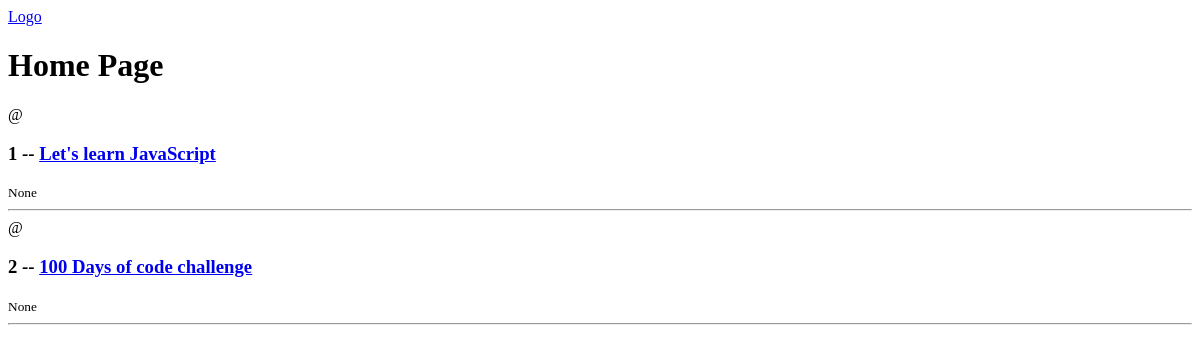
Before: / with the older database file.
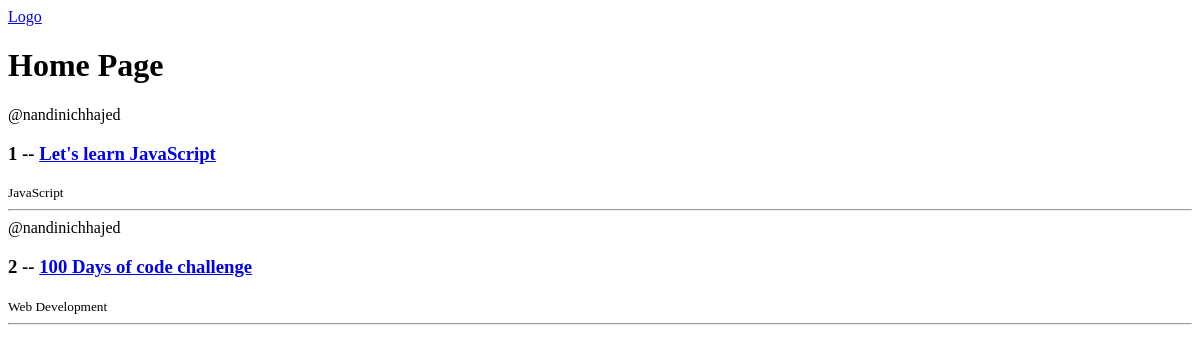
After: the same page with the newer database file.
### base/models.py (models this page shows, shortened)
class Room(models.Model):
    name = models.CharField(max_length=50)
    description = models.TextField(null=True, blank=True)
    host = models.ForeignKey(User, on_delete=models.SET_NULL, null=True)
    topic = models.ForeignKey(Topic, on_delete=models.SET_NULL, null=True)
    updated = models.DateTimeField(auto_now=True)
    created = models.DateTimeField(auto_now_add=True)

class Topic(models.Model):
    name = models.CharField(max_length=250)
    def __str__(self):
        return self.name

### base/views.py (the view)
# urls.py: 2. Add a URL to urlpatterns:  path('', views.home, name='home')
def home(request):
    rooms = Room.objects.all()
    context = {'rooms':rooms}
    return render(request, 'base/home.html', context)

### base/templates/base/home.html
{% extends 'main.html' %}
{% block content %}
<h1>Home Page</h1>
<div>
    <div>
        {% for room in rooms %}
            <div>
                <span>@{{room.host.username}}</span>
                <h3>{{room.id}} -- <a href="{% url 'room' room.id %}">{{room.name}}</a></h3>
                <small>{{room.topic}}</small>
                <hr>
            </div>
        {% endfor %}
    </div>
</div>
{% endblock %}

### templates/main.html (shortened to what this page needs)
<!DOCTYPE html>
<html lang="en">
<head>
</head>
<body>
    {% include 'navbar.html' %}
    {% block content %}
    {% endblock %}
</body>
</html>

### templates/navbar.html
<a href="/">Logo</a>

Changed rows visible on the page:
changed Room "Let's learn JavaScript": host.username (not shown) → "nandinichhajed"; topic "None" → "JavaScript"
changed Room "100 Days of code challenge": host.username (not shown) → "nandinichhajed"; topic "None" → "Web Development"
